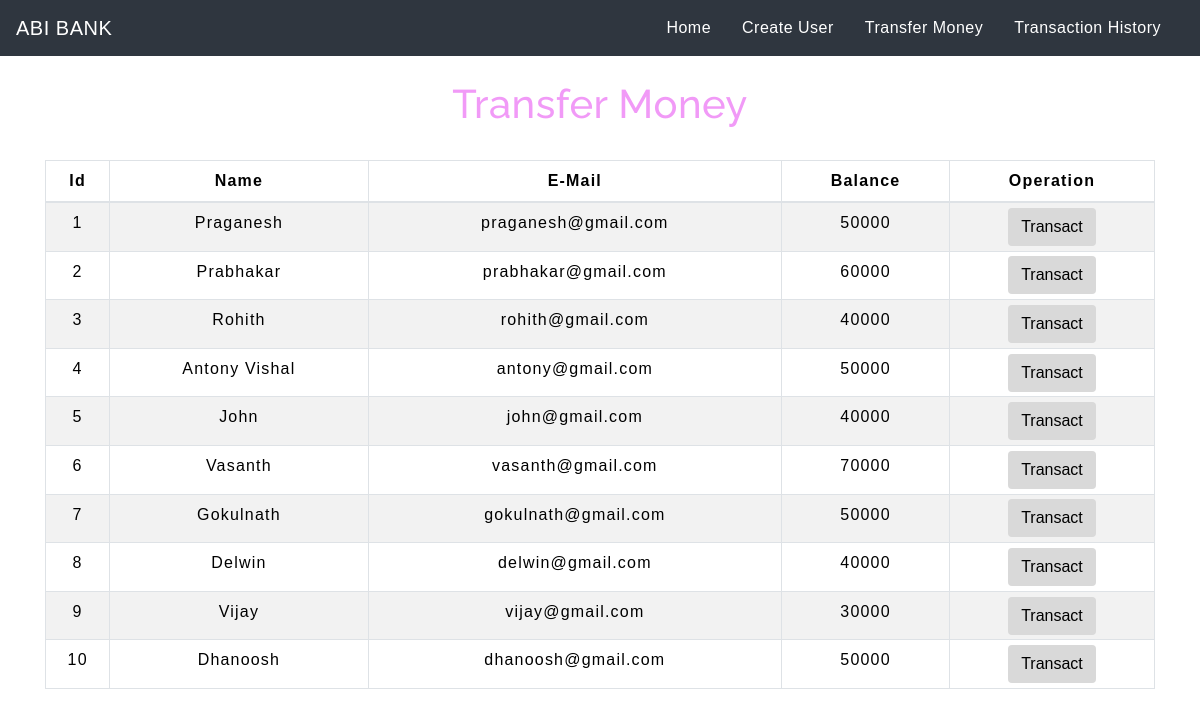
The app's page /transfermoney.php with its own data.
### tables this page shows
CREATE TABLE `users` (
  `id` int(3) NOT NULL,
  `name` text NOT NULL,
  `email` varchar(30) NOT NULL,
  `balance` int(8) NOT NULL
);

### transfermoney.php (the view, shortened to what this page needs)
<!DOCTYPE html>
<html lang="en">
<head>
    <link rel="stylesheet" href="https://maxcdn.bootstrapcdn.com/bootstrap/4.0.0/css/bootstrap.min.css">
    <link rel="stylesheet" type="text/css" href="css/table.css">
    <link rel="stylesheet" type="text/css" href="css/navbar.css">
</head>
<body>
<?php
    include 'config.php';
    $sql = "SELECT * FROM users";
    $result = mysqli_query($conn,$sql);
?>
<nav class="navbar navbar-expand-md" id="nav">
      <a class="navbar-brand" href="index.php">ABI BANK</a>
      <div class="collapse navbar-collapse" id="collapsibleNavbar">
            <ul class="navbar-nav ml-auto">
              <li class="nav-item">
                <a class="nav-link" href="index.php">Home</a>
              </li>
              <li class="nav-item">
                <a class="nav-link" href="createuser.php">Create User</a>
              </li>
              <li class="nav-item">
                <a class="nav-link" href="transfermoney.php">Transfer Money</a>
              </li>
              <li class="nav-item">
                <a class="nav-link" href="transactionhistory.php">Transaction History</a>
              </li>
          </div>
       </nav>
<div class="container">
        <h2 class="text-center pt-4">Transfer Money</h2>
        <br>
            <div class="row">
                <div class="col">
                    <div class="table-responsive-sm">
                    <table class="table table-hover table-sm table-striped table-condensed table-bordered" style="border-color: black; border-style: dotted;">
                        <thead>
                            <tr>
                            <th scope="col" class="text-center py-2">Id</th>
                            <th scope="col" class="text-center py-2">Name</th>
                            <th scope="col" class="text-center py-2">E-Mail</th>
                            <th scope="col" class="text-center py-2">Balance</th>
                            <th scope="col" class="text-center py-2">Operation</th>
                            </tr>
                        </thead>
                        <tbody>
                <?php
                    while($rows=mysqli_fetch_assoc($result)){
                ?>
                    <tr>
                        <td class="py-2"><?php echo $rows['id'] ?></td>
                        <td class="py-2"><?php echo $rows['name']?></td>
                        <td class="py-2"><?php echo $rows['email']?></td>
                        <td class="py-2"><?php echo $rows['balance']?></td>
                        <td><a href="selecteduserdetail.php?id= <?php echo $rows['id'] ;?>"> <button type="button" class="btn">Transact</button></a></td>
                    </tr>
                <?php
                    }
                ?>
                        </tbody>
                    </table>
                    </div>
                </div>
            </div>
         </div>
</body>
</html>

### css/table.css (style rules this page uses)
* { padding: 0; margin: 0; color:black; box-sizing: border-box; font-family: sans-serif; }
h2 { font-size: 40px; }
table { letter-spacing: 1.2px; }
td { text-align: center; }
button { border:none; background: #d9d9d9; transition: 1s; }

### css/navbar.css (style rules this page uses)
#nav { background-color: #2F363F; }
.nav-link { margin-right: 15px; color:#F19AF7; letter-spacing: 0.5px; transition: 0.5s; }
.navbar-brand { color: #F19AF7; letter-spacing: 0.5px; }
h2 { color: #F19AF7; letter-spacing: 0.5px; font-family: raleway; }

### transfermoney.php (style rules this page uses)
body { background-color: white; }
.navbar { background-color: black; }
.app-form-control,.nav-link,.navbar-brand { color: white; }
button { border:none; color:black; background: #d9d9d9; }
table { border-color: black; border-style: dotted; }

### records on screen
users: id "1", name "Praganesh", email "praganesh@gmail.com", balance "50000"
users: id "2", name "Prabhakar", email "prabhakar@gmail.com", balance "60000"
users: id "3", name "Rohith", email "rohith@gmail.com", balance "40000"
users: id "4", name "Antony Vishal", email "antony@gmail.com", balance "50000"
users: id "5", name "John", email "john@gmail.com", balance "40000"
users: id "6", name "Vasanth", email "vasanth@gmail.com", balance "70000"
users: id "7", name "Gokulnath", email "gokulnath@gmail.com", balance "50000"
users: id "8", name "Delwin", email "delwin@gmail.com", balance "40000"
users: id "9", name "Vijay", email "vijay@gmail.com", balance "30000"
users: id "10", name "Dhanoosh", email "dhanoosh@gmail.com", balance "50000"
